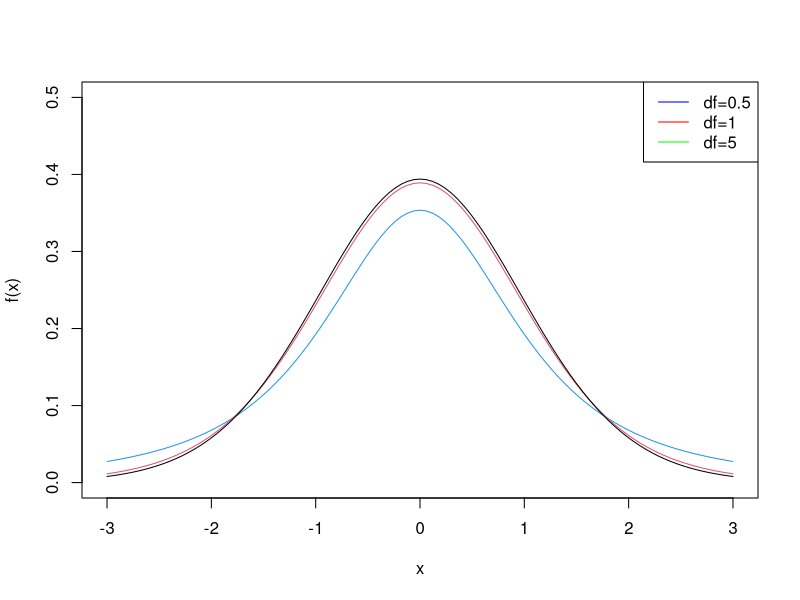

Write R code to recreate this figure.
curve(dt(x,2),-3,3,col=4,add=F,ylab="f(x)",ylim=c(0,0.5))    
curve(dt(x,10),-3,3,col=2,add=T)                              
curve(dt(x,20),-3,3,col=1,add=T)                            
legend( "topright",                                               
        c("df=0.5","df=1","df=5"),                                       
col=c("blue","red","green"),                              
        lty=1)   